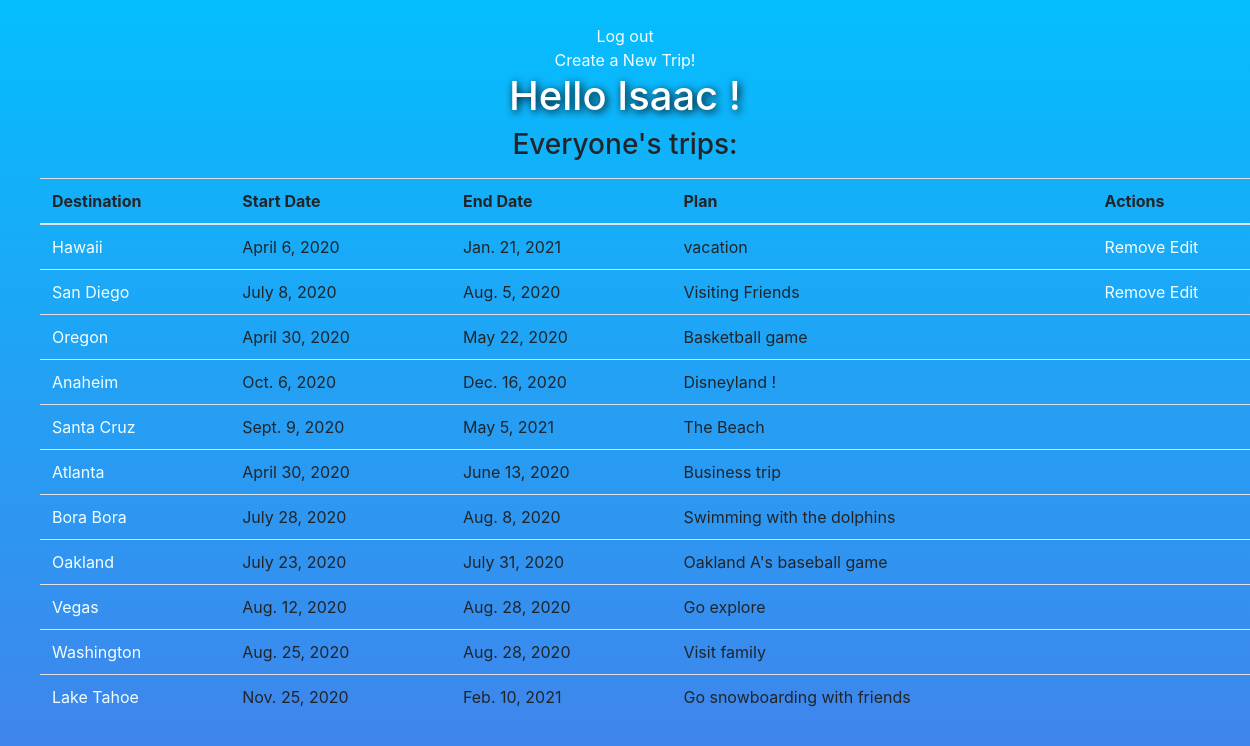
The app's page /dashboard (signed in) with its own data.
### main/models.py (models this page shows)
class User(models.Model):
    first_name=models.CharField(max_length=100)
    last_name=models.CharField(max_length=100)
    email=models.EmailField(max_length=100)
    password=models.CharField(max_length=100)
    created_at=models.DateTimeField(auto_now_add=True)
    updated_at=models.DateTimeField(auto_now=True)
    objects=UserManager()

class Trip(models.Model):
    destination=models.CharField(max_length=100)
    start_date=models.DateField()
    end_date=models.DateField()
    plan=models.TextField()
    created_at=models.DateTimeField(auto_now_add=True)
    updated_at=models.DateTimeField(auto_now=True)
    user=models.ForeignKey(User, on_delete=models.CASCADE) #1 user has many trips
    objects=TripManager()

### main/views.py (the view)
# urls.py: path('dashboard', views.display_dashboard_page),
def display_dashboard_page(request):
    if "user_id" not in request.session:
        messages.error(request, "You must be logged in to view that page.")
        return redirect("/")                         #will have to take in all trips // have to get a specific user which comes from the session
    context= {
        "trips":Trip.objects.all(), #COMMA!!
        "user":User.objects.get(id=request.session["user_id"])
    }
    return render(request, "dashboard_page.html",context)

### main/templates/dashboard_page.html (shortened to what this page needs)
<link rel="stylesheet" href="https://stackpath.bootstrapcdn.com/bootstrap/4.5.1/css/bootstrap.min.css">
<!DOCTYPE html>
<html lang="en">
<head>
</head>
<body>
<div class="col-xs-1" align="center">
    <br>
    <a href="/logout">Log out</a>
    <br>
    <a href="/trips/new">Create a New Trip!</a>
    <h1>Hello {{user.first_name}} !</h1>
    <h3>Everyone's trips:</h3>
    <table class="table">
        <thead>
            <tr>
                <th scope="col">Destination</th>
                <th scope="col">Start Date</th>
                <th scope="col">End Date</th>
                <th scope="col">Plan</th>
                <th scope="col">Actions</th>
            </tr>
        </thead>
        <div class="table">
        <tbody>
            {% for trip in trips %}
            <tr>
                <td><a href="/trips/{{trip.id}}">{{ trip.destination }}</a></td>
                <td>{{trip.start_date}}</td>
                <td>{{trip.end_date}}</td>
                <td>{{trip.plan}}</td>
                <td>
                    {% if user.id == trip.user.id %}
                    <a href="/trips/{{trip.id}}/destroy">Remove</a>
                    <a href="/trips/edit/{{trip.id}}">Edit</a>
                    {% endif %}
                </td>
            </tr>
            {% endfor %}
        </tbody>
    </table>
</div>
</body>
</html>

### main/templates/dashboard_page.html (style rules this page uses)
h1 { color: white; text-shadow: 2px 2px 8px #000000; }
body { background-image: linear-gradient(to top, #4481eb 0%, #04befe 100%); }
.table { margin-left: 40px; }
a { color: azure; }

### records on screen
User: first_name "Isaac"
Trip: destination "Hawaii", start_date "April 6, 2020", end_date "Jan. 21, 2021", plan "vacation"
Trip: destination "San Diego", start_date "July 8, 2020", end_date "Aug. 5, 2020", plan "Visiting Friends"
Trip: destination "Oregon", start_date "April 30, 2020", end_date "May 22, 2020", plan "Basketball game"
Trip: destination "Anaheim", start_date "Oct. 6, 2020", end_date "Dec. 16, 2020", plan "Disneyland !"
Trip: destination "Santa Cruz", start_date "Sept. 9, 2020", end_date "May 5, 2021", plan "The Beach"
Trip: destination "Atlanta", start_date "April 30, 2020", end_date "June 13, 2020", plan "Business trip"
Trip: destination "Bora Bora", start_date "July 28, 2020", end_date "Aug. 8, 2020", plan "Swimming with the dolphins"
Trip: destination "Oakland", start_date "July 23, 2020", end_date "July 31, 2020", plan "Oakland A's baseball game"
Trip: destination "Vegas", start_date "Aug. 12, 2020", end_date "Aug. 28, 2020", plan "Go explore"
Trip: destination "Washington", start_date "Aug. 25, 2020", end_date "Aug. 28, 2020", plan "Visit family"
Trip: destination "Lake Tahoe", start_date "Nov. 25, 2020", end_date "Feb. 10, 2021", plan "Go snowboarding with friends"
